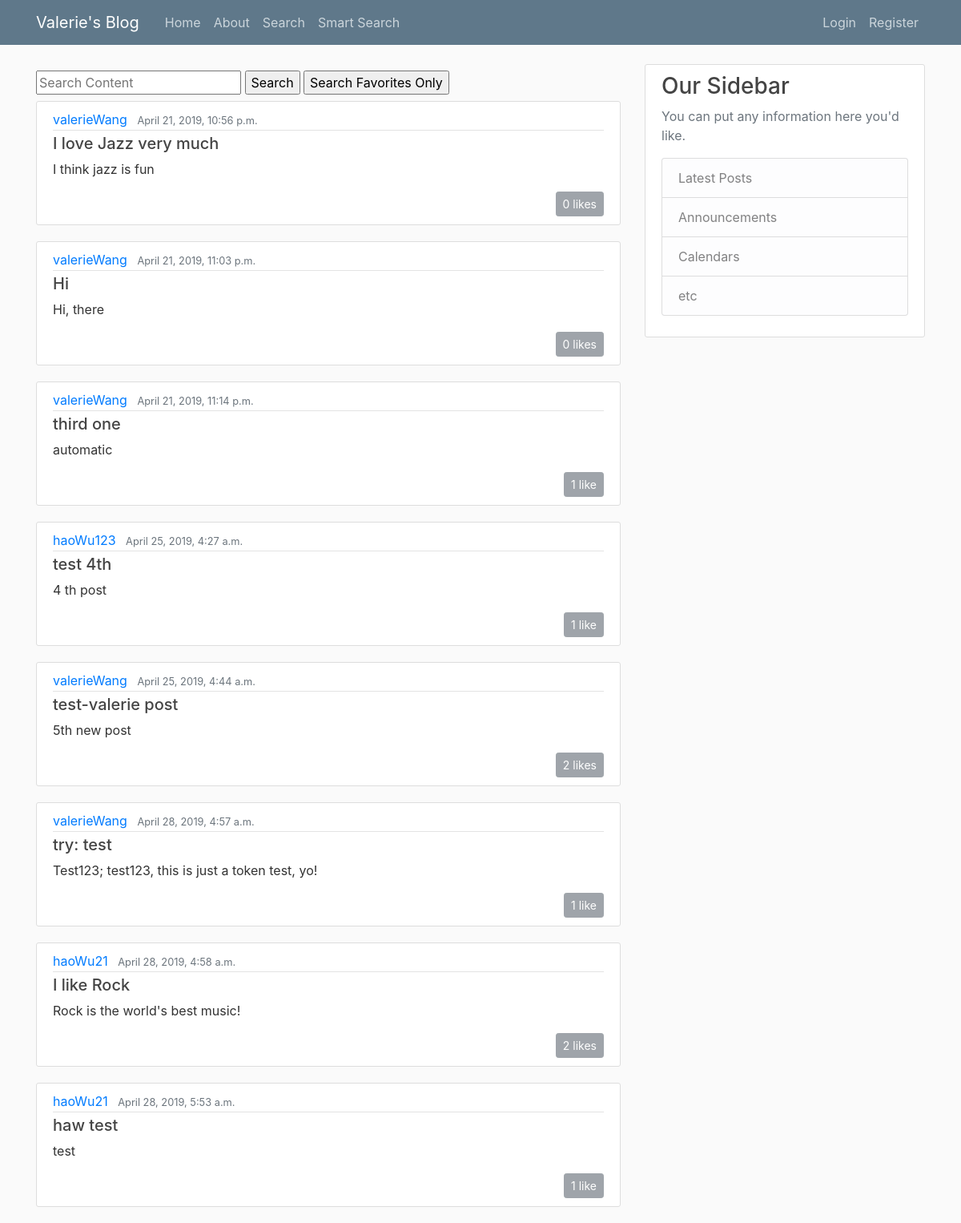
/search/, run on an earlier commit of the app's database.
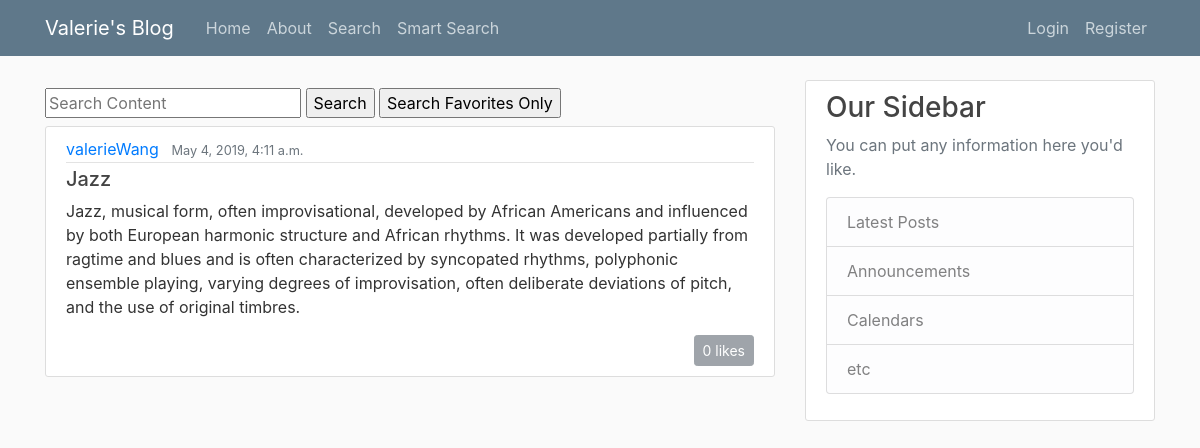
And on a later commit of the database.
### myBlog/models.py (models this page shows, shortened)
class Post(models.Model):
    subject = models.CharField(max_length = 100)
    content = models.TextField()
    date_posted = models.DateTimeField(default = timezone.now)
    author = models.ForeignKey(User, on_delete = models.CASCADE)
    likes = models.ManyToManyField(User, related_name = 'likes', blank = True)
    favorites = models.ManyToManyField(User, related_name = 'favorites', blank = True)
    tags = models.ForeignKey(Tag, default = "tag", on_delete=models.CASCADE)

### myBlog/views.py (the view)
# urls.py: path('search/', views.search, name = 'searchPage'),
def search(request):
    queryPool = Post.objects.all()
    query = request.GET.get("q")
    queryDictionary = request.GET
    if query:
        query_result = queryPool.filter(
                Q(subject__icontains=query)|
                Q(content__icontains=query)|
                Q(date_posted__icontains=query) |
                Q(author__username__icontains=query)
                ).annotate(like_nums = Count('likes')).distinct().order_by('-like_nums','-date_posted')
    else: query_result = queryPool
    if 'search_fav' in queryDictionary:
        query_fav = True
    else: query_fav = False
    fav_dict = dict()
    for po in query_result:
        if request.user in po.favorites.all():
            fav_dict[po] = True
        else: fav_dict[po] = False
    like_num_dict = dict()
    for po in query_result:
        like_num_dict[po] = len(po.likes.all())
    context = {
        'posts': query_result,
        'like_num': like_num_dict,
        'fav_status': fav_dict,
        'query_type': query_fav,
    }
    return render(request, 'myBlog/search.html', context)

### myBlog/templates/myBlog/search.html (shortened to what this page needs)
{% extends 'myBlog/base.html' %}
{% block content%}
    <div>
        <form method = 'GET' action = ''>
        <input type = 'text' name = 'q' placeholder = 'Search Content'/>
        <input type = 'submit' name = 's' value = 'Search'/>
        <input type = 'submit' name = 'search_fav' value = 'Search Favorites Only'/>
    </div>
    {% if query_type %}
        {% for post in posts %}
            {% for key, value in fav_status.items %}
                {% if key == post and value == True%}
                    <article class="media content-section">
                        <div class="media-body">
                            <div class="article-metadata">
                                <a class="mr-2" href="#">{{ post.author }}</a>
                                <small class="text-muted">{{ post.date_posted}}</small>
                            </div>
                            <h5><a class="article-title" href="{% url 'individual-post' post.id %}">{{ post.subject }}</a></h5>
                            <p class="article-content">{{ post.content }}</p>
                            <div class = 'text-right'>
                                {% for key, value in like_num.items %}
                                    {% if key == post %}
                                        {% if value == 1 %}
                                            <button type="button" class="btn btn-secondary btn-sm" disabled>{{value}} like</button>
                                        {% else %}
                                            <button type="button" class="btn btn-secondary btn-sm" disabled>{{value}} likes</button>
                                        {% endif %}
                                    {% endif %}
                                {% endfor %}
                            </div>
                        </div>
                    </article>
                 {% endif %}
            {% endfor %}
        {% endfor %}
    {% else %}
        {% for post in posts %}
            <article class="media content-section">
            <div class="media-body">
                <div class="article-metadata">
                <a class="mr-2" href="#">{{ post.author }}</a>
                <small class="text-muted">{{ post.date_posted}}</small>
                </div>
                <h5><a class="article-title" href="{% url 'individual-post' post.id %}">{{ post.subject }}</a></h5>
                <p class="article-content">{{ post.content }}</p>
                <div class = 'text-right'>
                    {% for key, value in like_num.items %}
                        {% if key == post %}
                            {% if value == 1 %}
                                <button type="button" class="btn btn-secondary btn-sm" disabled>{{value}} like</button>
                            {% else %}
                                <button type="button" class="btn btn-secondary btn-sm" disabled>{{value}} likes</button>
                            {% endif %}
                        {% endif %}
                    {% endfor %}
                </div>
            </div>
            </article>
        {% endfor %}
    {% endif %}
{% endblock %}

What changed in the data, as far as the page shows it:
removed Post: author "valerieWang", date_posted "April 21, 2019, 11:03 p.m.", subject "Hi", content "Hi, there", value "0"
removed Post: author "valerieWang", date_posted "April 21, 2019, 11:14 p.m.", subject "third one", content "automatic", author "1"
removed Post: author "haoWu123", date_posted "April 25, 2019, 4:27 a.m.", subject "test 4th", content "4 th post", value "1"
removed Post: author "valerieWang", date_posted "April 25, 2019, 4:44 a.m.", subject "test-valerie post", content "5th new post", value "2"
removed Post: author "valerieWang", date_posted "April 28, 2019, 4:57 a.m.", subject "try: test", content "Test123; test123, this is just a token test, yo!", author "1"
removed Post: author "haoWu21", date_posted "April 28, 2019, 4:58 a.m.", subject "I like Rock", content "Rock is the world's best music!", value "2"
removed Post: author "haoWu21", date_posted "April 28, 2019, 5:53 a.m.", subject "haw test", content "test", value "1"
changed Post "valerieWang": date_posted "April 21, 2019, 10:56 p.m." → "May 4, 2019, 4:11 a.m."; subject "I love Jazz very much" → "Jazz"; content "I think jazz is fun" → "Jazz, musical form, often improvisational, developed by African Americans and influenced by both European harmonic structure and African rhythms. It was developed partially from ragtime and blues and is often characterized by syncopated rhythms, polyphonic ensemble playing, varying degrees of improvisation, often deliberate deviations of pitch, and the use of original timbres."
